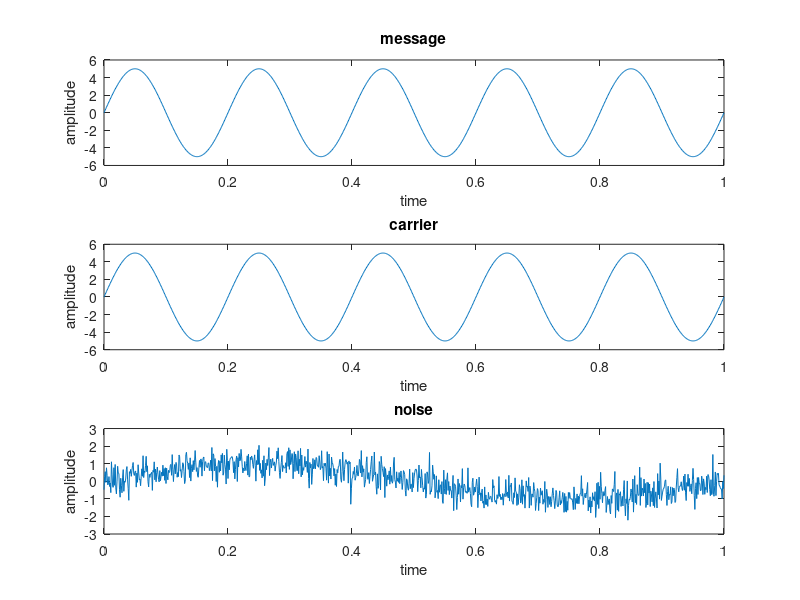
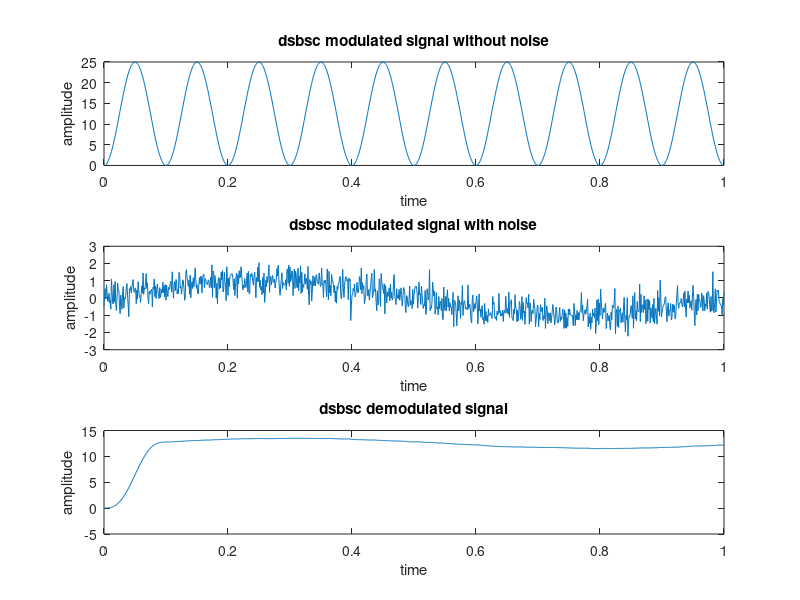

The MATLAB source for these figures, in order:
clear all;
close all;
Message_Amplitude=input('message amplitude :');
Message_frequency=input('message frequency :');
Carrier_Amplitude=input('carrier amplitude :');
Carrier_Frequency=input('carrier frequency :');

t=0:.001:1;

message_signal=Message_Amplitude*sin(2*pi*Message_frequency*t);

figure(1);
subplot(3,1,1);
plot(t,message_signal);
xlabel('time');
ylabel('amplitude');
title('message');

Carrier_Signal=Carrier_Amplitude*sin(2*pi*Carrier_Frequency*t);

subplot(3,1,2);
plot(t,Carrier_Signal);
xlabel('time');
ylabel('amplitude');
title('carrier');

noise_signal=sin(2*pi*t);
noise_signal=noise_signal+0.5*randn(size(t));
subplot(3,1,3);
plot(t,noise_signal);
xlabel('time');
ylabel('amplitude');
title('noise');

figure(2);
dsb_sc_signal_without_noise=Carrier_Signal.*message_signal;
subplot(3,1,1);
plot(t,dsb_sc_signal_without_noise);
xlabel('time');
ylabel('amplitude');
title('dsbsc modulated signal without noise');

dsb_sc_signal_with_noise=dsb_sc_signal_without_noise+noise_signal;

subplot(3,1,2);
plot(t,noise_signal);
xlabel('time');
ylabel('amplitude');
title('dsbsc modulated signal with noise');

fig=100;
b=(1/fig)*ones(1,fig);  %ones means create array of all ones.
a=1;

dsb_sc_demodulated_signal=filter(b,a,dsb_sc_signal_with_noise);
subplot(3,1,3);
plot(t,dsb_sc_demodulated_signal);
xlabel('time');
ylabel('amplitude');
title('dsbsc demodulated signal');









